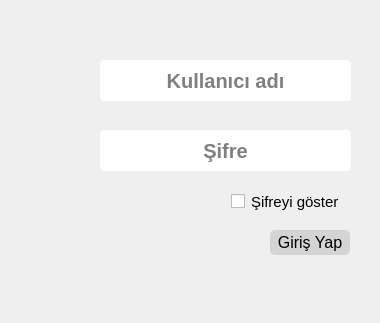
<?xml version="1.0" encoding="UTF-8"?>
<ui version="4.0">
 <class>MainWindow</class>
 <widget class="QMainWindow" name="MainWindow">
  <property name="geometry">
   <rect>
    <x>0</x>
    <y>0</y>
    <width>380</width>
    <height>323</height>
   </rect>
  </property>
  <property name="font">
   <font>
    <pointsize>11</pointsize>
    <weight>75</weight>
    <bold>true</bold>
   </font>
  </property>
  <property name="windowTitle">
   <string>MainWindow</string>
  </property>
  <property name="windowIcon">
   <iconset>
    <normaloff>../resource/logo.png</normaloff>../resource/logo.png</iconset>
  </property>
  <property name="styleSheet">
   <string notr="true">border-radius: 5px;	
</string>
  </property>
  <widget class="QWidget" name="centralwidget">
   <widget class="QLineEdit" name="login">
    <property name="geometry">
     <rect>
      <x>100</x>
      <y>60</y>
      <width>251</width>
      <height>41</height>
     </rect>
    </property>
    <property name="font">
     <font>
      <pointsize>15</pointsize>
      <weight>75</weight>
      <bold>true</bold>
     </font>
    </property>
    <property name="styleSheet">
     <string notr="true">border-radius: 4px;	
</string>
    </property>
    <property name="alignment">
     <set>Qt::AlignCenter</set>
    </property>
    <property name="placeholderText">
     <string>Kullanıcı adı</string>
    </property>
   </widget>
   <widget class="QLineEdit" name="password">
    <property name="geometry">
     <rect>
      <x>100</x>
      <y>130</y>
      <width>251</width>
      <height>41</height>
     </rect>
    </property>
    <property name="font">
     <font>
      <pointsize>15</pointsize>
      <weight>75</weight>
      <bold>true</bold>
     </font>
    </property>
    <property name="styleSheet">
     <string notr="true">border-radius: 4px;
</string>
    </property>
    <property name="text">
     <string/>
    </property>
    <property name="echoMode">
     <enum>QLineEdit::Password</enum>
    </property>
    <property name="alignment">
     <set>Qt::AlignCenter</set>
    </property>
    <property name="placeholderText">
     <string>Şifre</string>
    </property>
   </widget>
   <widget class="QPushButton" name="logIn">
    <property name="geometry">
     <rect>
      <x>270</x>
      <y>230</y>
      <width>80</width>
      <height>25</height>
     </rect>
    </property>
    <property name="font">
     <font>
      <pointsize>12</pointsize>
     </font>
    </property>
    <property name="styleSheet">
     <string notr="true">border-radius: 5px;
color: rgb(0, 0, 0);
background-color: rgba(184, 184, 184,0.5);

</string>
    </property>
    <property name="text">
     <string>Giriş Yap</string>
    </property>
   </widget>
   <widget class="QLabel" name="status">
    <property name="geometry">
     <rect>
      <x>60</x>
      <y>10</y>
      <width>291</width>
      <height>31</height>
     </rect>
    </property>
    <property name="font">
     <font>
      <pointsize>11</pointsize>
      <weight>75</weight>
      <bold>true</bold>
     </font>
    </property>
    <property name="styleSheet">
     <string notr="true">color: rgb(255, 10, 75);
</string>
    </property>
    <property name="text">
     <string/>
    </property>
    <property name="alignment">
     <set>Qt::AlignCenter</set>
    </property>
   </widget>
   <widget class="QCheckBox" name="passShow">
    <property name="geometry">
     <rect>
      <x>231</x>
      <y>190</y>
      <width>121</width>
      <height>23</height>
     </rect>
    </property>
    <property name="font">
     <font>
      <pointsize>11</pointsize>
      <weight>50</weight>
      <bold>false</bold>
     </font>
    </property>
    <property name="text">
     <string>Şifreyi göster</string>
    </property>
   </widget>
  </widget>
  <widget class="QMenuBar" name="menubar">
   <property name="geometry">
    <rect>
     <x>0</x>
     <y>0</y>
     <width>380</width>
     <height>22</height>
    </rect>
   </property>
  </widget>
  <widget class="QStatusBar" name="statusbar"/>
  <action name="settings">
   <property name="text">
    <string>Settings</string>
   </property>
  </action>
 </widget>
 <resources/>
 <connections/>
</ui>
